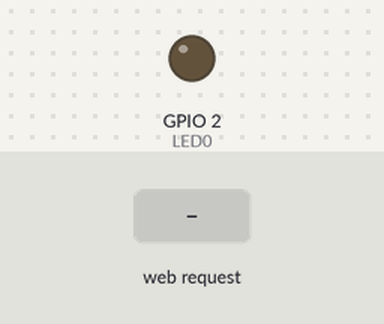
Recording of a sketch running on a simulated ESP32. On the bench: output pins drawn as LEDs (lit = HIGH). Inputs (shaded band) come from the test bench. WiFi joins after 1.5 s; servers stay silent unless stated; what the sketch prints to the serial monitor is not drawn.

Above: at 1.2 s.
1.3 s: HTTP request GET /?LED0=ON received
At 2.5 s:
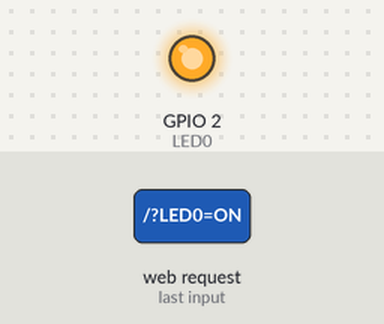
2.8 s: HTTP request GET /?LED0=OFF received
At 3.6 s:
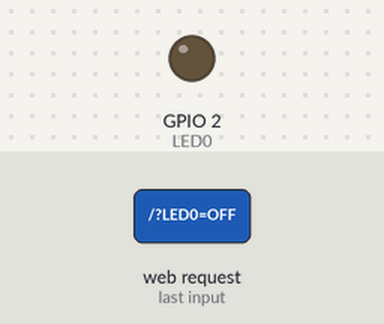
Timing chart, 0 to 5.8 s (numbered marks = the images above; inputs shaded):
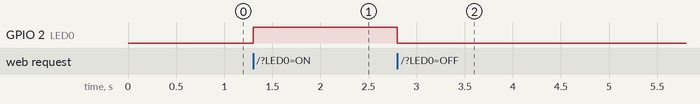

The sketch:

station_mode.ino
```cpp
#include "WiFi.h"
#define LED0 2
const char* ssid = "personal";
const char* password = "0123456789";
WiFiServer server(80);
String html ="<!DOCTYPE html> \
<html> \
<body> \
<center><h1>LED control using esp as server to host a webpage</h1></center> \
<form> \
<button name=\"LED0\" button style=\"color:green\" value=\"ON\" type=\"submit\">LED0 ON</button> \
<button name=\"LED0\" button style=\"color=red\" value=\"OFF\" type=\"submit\">LED0 OFF</button><br><br> \
</form> \
</body> \
</html>";


void Connect_WiFi()
{
WiFi.begin(ssid, password);
while(WiFi.status() != WL_CONNECTED)
{
delay(100);
}
}

void setup()
{
Serial.begin(115200);
pinMode(LED0, OUTPUT);
digitalWrite(LED0, LOW);
Serial.print("Setting soft access point mode");
WiFi.softAP(ssid, password);
IPAddress IP = WiFi.softAPIP();
Serial.print("AP IP address: ");
Serial.println(IP);
server.begin();
}


void loop()
{
WiFiClient client=server.available();
if(client)
{
String request = client.readStringUntil('\r');
if(request.indexOf("LED0=ON") != -1)digitalWrite(LED0, HIGH);
if(request.indexOf("LED0=OFF") != -1)digitalWrite(LED0, LOW);
client.print(html);
request="";
}
}
```

Measured:
- after the input at 1.3 s, GPIO 2 (LED0): LOW → HIGH at once
- after the input at 2.8 s, GPIO 2 (LED0): HIGH → LOW at once
